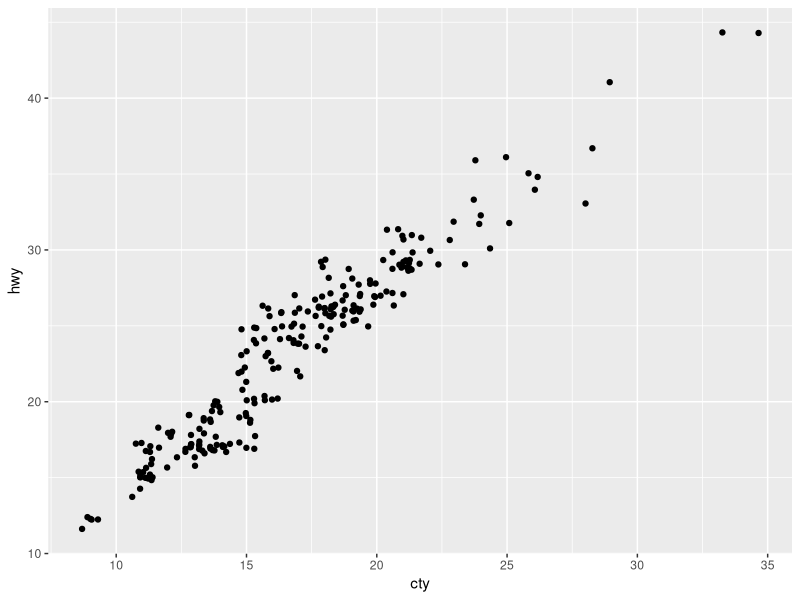
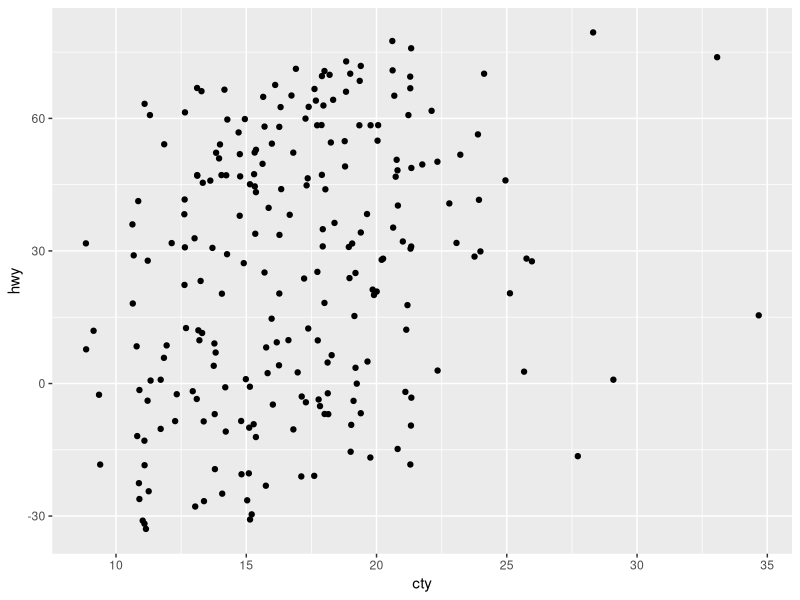
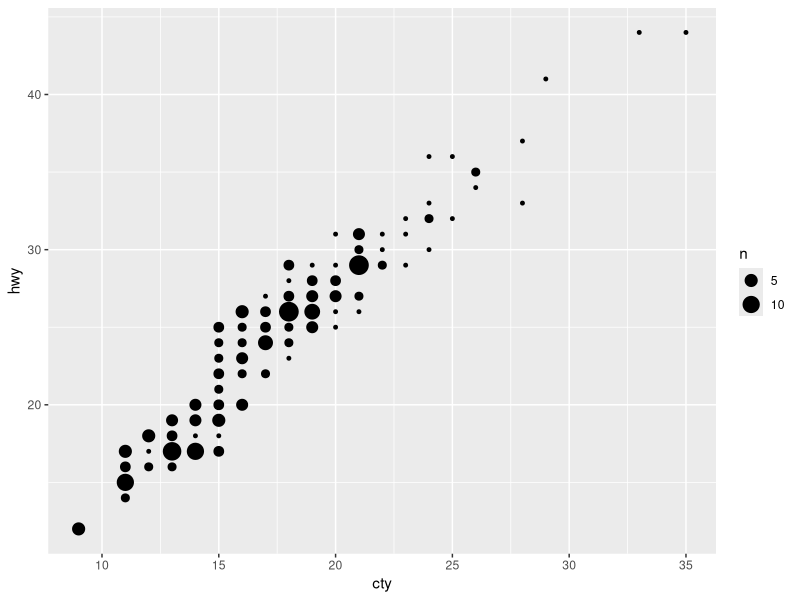
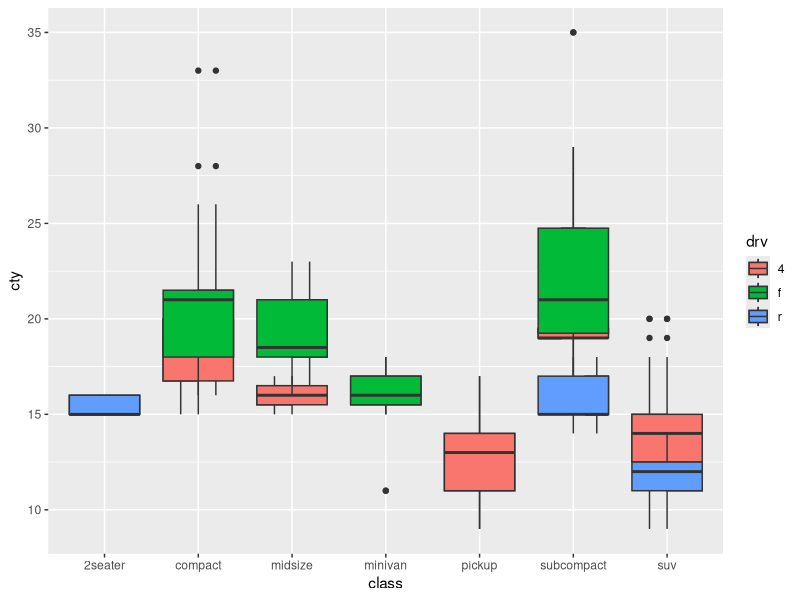
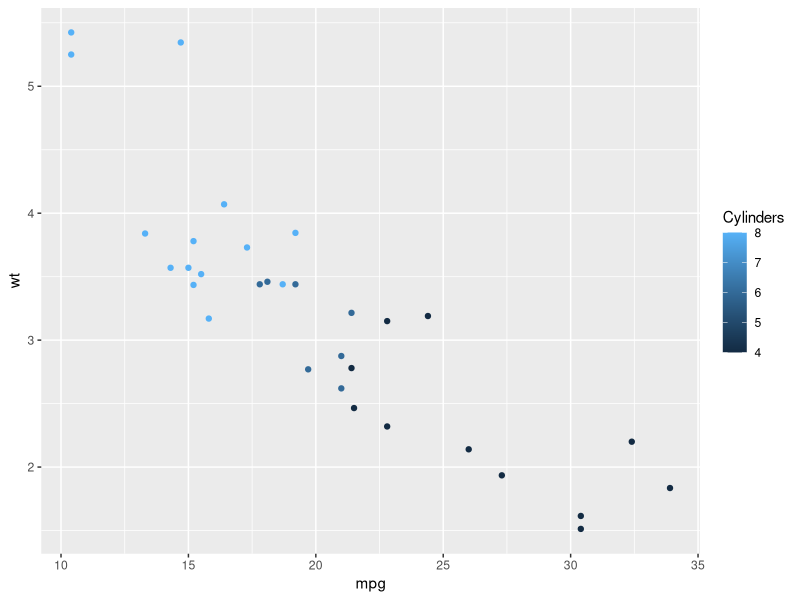
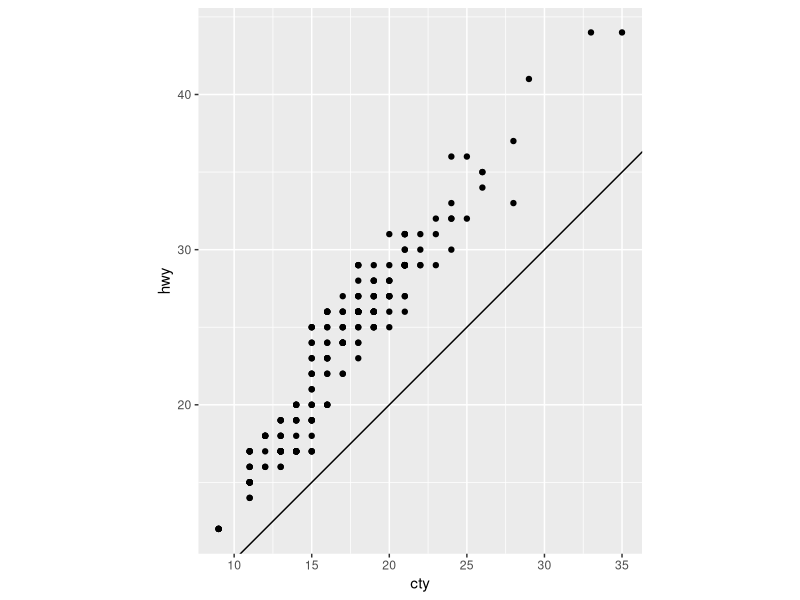
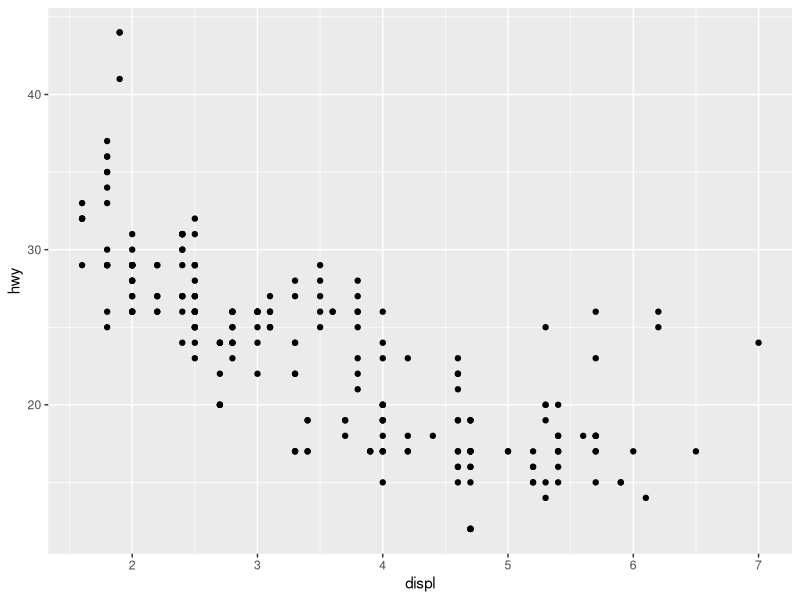

These charts were generated, in order, by the following R code:
## ---- chunk 1

library(tidyverse)

## ---- chunk 2

ggplot(data = mpg, mapping = aes(x = cty, y = hwy)) + 
  geom_jitter()

## ---- chunk 3

ggplot(data = mpg, mapping = aes(x = cty, y = hwy)) + 
  geom_jitter(height=50)

## ---- chunk 4

ggplot(data = mpg, mapping = aes(x = cty, y = hwy)) + 
  geom_count()

## ---- chunk 5

ggplot(data = mpg, mapping = aes(x=class, y=cty, fill=drv)) +
  geom_boxplot(position='dodge') + 
  geom_boxplot(position='identity') 

## ---- chunk 6

p <- ggplot(mtcars, aes(mpg, wt, colour = cyl)) + geom_point()
p + labs(colour = "Cylinders")

## ---- chunk 7

ggplot(data = mpg, mapping = aes(x = cty, y = hwy)) +
  geom_point() + 
  geom_abline() +
  coord_fixed()

## ---- chunk 8

library(tidyverse)

ggplot(data = mpg) + 
  geom_point(mapping = aes(x = displ, y = hwy))

filter(mpg, cyl == 8)
filter(diamonds, carat > 3)


